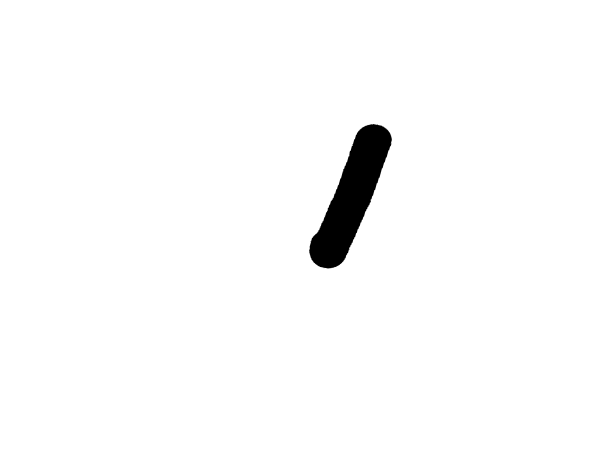
#> input picture chuso/augmented_images/augmented_images1/1/1.006.2.augmented.png, 1200 x 900 px, found by its file name (shown at 1/2 size); the run also reads 1 picture not shown here
$ python check.py
#> lines starting #> are read from the running program, lines starting #| are printed output that depends on the picture
import os
import numpy as np
import matplotlib.pyplot as plt
from PIL import Image

# ============ CẤU HÌNH ============
DATA_DIR = r"C:\Users\Admin\Desktop\xla\chuso\augmented_images\augmented_images1"
IMG_SIZE = 64

def get_classes():
    """Lấy danh sách tất cả các lớp"""
    classes = []

    # Chữ số 0-9
    for i in range(10):
        classes.append(str(i))

    # Chữ thường a-z
    for c in 'abcdefghijklmnopqrstuvwxyz':
        classes.append(c)

    # Chữ hoa A_caps - Z_caps
    for c in 'ABCDEFGHIJKLMNOPQRSTUVWXYZ':
        classes.append(f"{c}_caps")

    return classes

def check_data_quality():
    """Kiểm tra và hiển thị ảnh mẫu từ mỗi lớp"""

    CLASSES = get_classes()

    # Kiểm tra thư mục tồn tại
    print(f"Đang kiểm tra thư mục: {DATA_DIR}\n")
    if not os.path.exists(DATA_DIR):
        print(f"❌ Thư mục không tồn tại!")
        return

    # Thống kê
    print("=" * 60)
    print("THỐNG KÊ DỮ LIỆU")
    print("=" * 60)

    stats = []
    for idx, class_name in enumerate(CLASSES):
        folder = os.path.join(DATA_DIR, class_name)

        if os.path.exists(folder):
            files = [f for f in os.listdir(folder) if f.lower().endswith(('.png', '.jpg', '.jpeg'))]
            display_name = class_name[0] if '_caps' in class_name else class_name
            stats.append((display_name, class_name, len(files), folder))
            print(f"{display_name:3s} ({class_name:8s}): {len(files):4d} ảnh - {folder}")
        else:
            print(f"❌ THIẾU: {class_name}")
#> pass 2 of the loop in check_data_quality, `for idx, class_name in enumerate(CLASSES):`:

    print("=" * 60)
    print(f"Tổng số lớp tìm thấy: {len(stats)}/62")
    print("=" * 60 + "\n")

    # Hiển thị ảnh mẫu
    print("Đang hiển thị ảnh mẫu từ một số lớp...")

    # Chọn 20 lớp ngẫu nhiên để hiển thị
    sample_classes = np.random.choice(len(stats), min(20, len(stats)), replace=False)

    fig, axes = plt.subplots(4, 5, figsize=(15, 12))
    fig.suptitle('Mẫu ảnh từ các lớp khác nhau', fontsize=16, fontweight='bold')
    axes = axes.ravel()

    for plot_idx, class_idx in enumerate(sample_classes):
        display_name, class_name, count, folder = stats[class_idx]

        # Lấy ảnh đầu tiên
        files = [f for f in os.listdir(folder) if f.lower().endswith(('.png', '.jpg', '.jpeg'))]

        if files:
            img_path = os.path.join(folder, files[0])
            try:
                img = Image.open(img_path).convert('L')
                img_resized = img.resize((IMG_SIZE, IMG_SIZE))
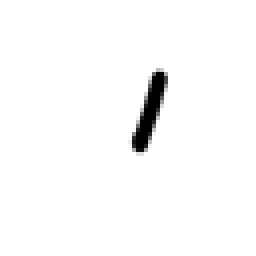
#> img_resized: PIL image 64x64 L (shown 4 times larger); min 0, max 255, mean 250

                axes[plot_idx].imshow(img_resized, cmap='gray')
                axes[plot_idx].set_title(f"'{display_name}' ({count} ảnh)", fontsize=10, fontweight='bold')
                axes[plot_idx].axis('off')

                # In thông tin chi tiết
                print(f"  ✓ Lớp '{display_name}': {img.size} -> {img_resized.size}")
#|   ✓ Lớp '1': (1200, 900) -> (64, 64)

            except Exception as e:
                axes[plot_idx].text(0.5, 0.5, 'Lỗi đọc ảnh',
                                   ha='center', va='center', fontsize=8)
                axes[plot_idx].set_title(f"'{display_name}' (LỖI)", fontsize=10, color='red')
                axes[plot_idx].axis('off')
                print(f"  ❌ Lỗi đọc '{display_name}': {e}")
#> pass 2 of the loop in check_data_quality, `for plot_idx, class_idx in enumerate(sample_classes):`:
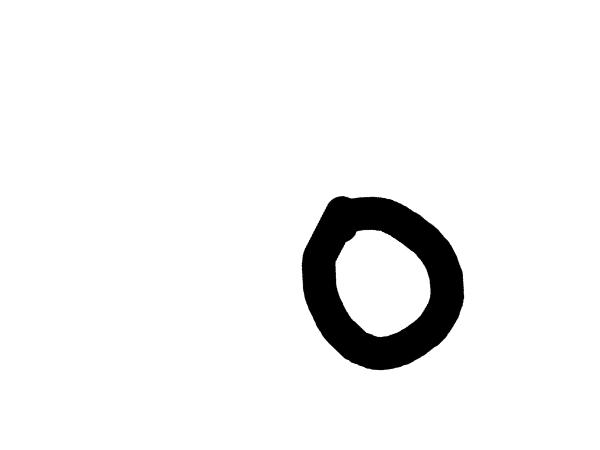
#> input picture chuso/augmented_images/augmented_images1/0/0.005.4.augmented.png, 1200 x 900 px, found by its file name (shown at 1/2 size)
#> in check_data_quality, `img_resized = img.resize((IMG_SIZE, IMG_SIZE))`:
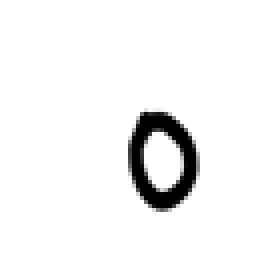
#> img_resized: PIL image 64x64 L (shown 4 times larger); min 0, max 255, mean 241.7
#|   ✓ Lớp '0': (1200, 900) -> (64, 64)

    plt.tight_layout()
    plt.savefig('data_samples.png', dpi=150, bbox_inches='tight')
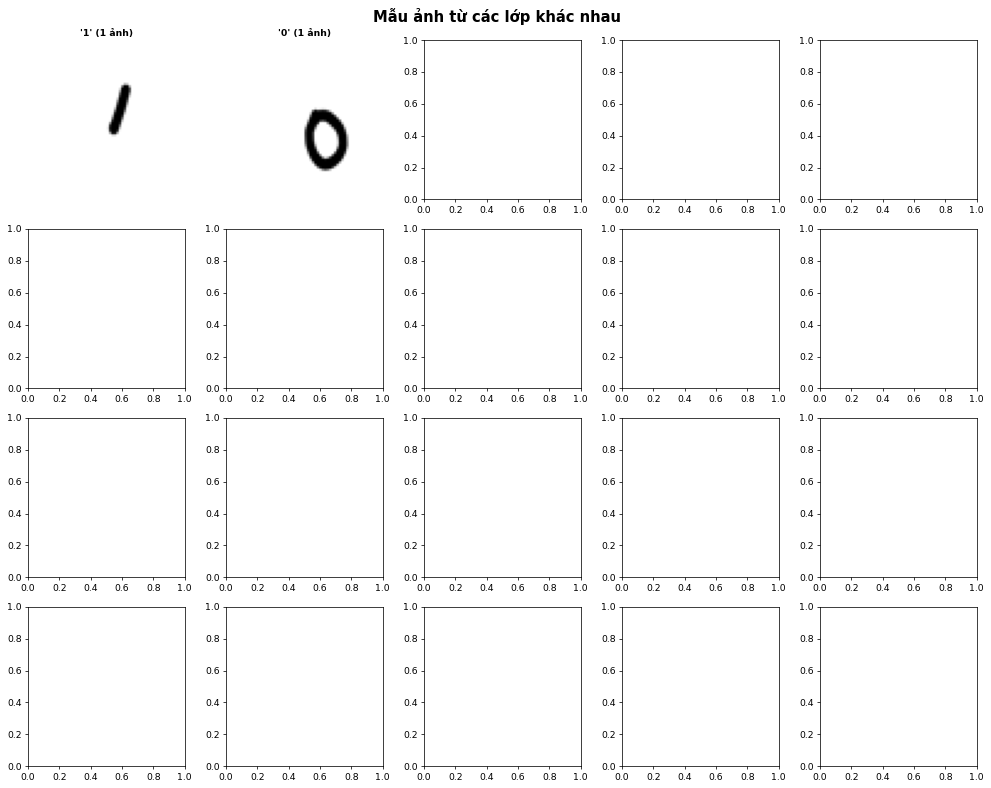
#> figure drawn by matplotlib, 2 panels
    print(f"\n✓ Đã lưu ảnh mẫu vào: data_samples.png")
    plt.show()

    # Kiểm tra phân bố số lượng
    counts = [s[2] for s in stats]
    print(f"\n📊 PHÂN BỐ SỐ LƯỢNG ẢNH:")
    print(f"   - Trung bình: {np.mean(counts):.0f} ảnh/lớp")
    print(f"   - Min: {np.min(counts)} ảnh")
    print(f"   - Max: {np.max(counts)} ảnh")
    print(f"   - Độ lệch chuẩn: {np.std(counts):.1f}")

    if np.std(counts) > 100:
        print(f"\n⚠️  CẢNH BÁO: Dữ liệu không cân bằng! (độ lệch chuẩn cao)")

    # Kiểm tra kích thước ảnh
    print(f"\n🔍 KIỂM TRA KÍCH THƯỚC ẢNH GỐC:")
    sizes = {}
    for display_name, class_name, count, folder in stats[:5]:  # Kiểm tra 5 lớp đầu
        files = [f for f in os.listdir(folder) if f.lower().endswith(('.png', '.jpg', '.jpeg'))]
        for file in files[:3]:  # Kiểm tra 3 ảnh đầu
            try:
                img = Image.open(os.path.join(folder, file))
#> img is the input picture: PIL image 1200x900 RGB; min 0, max 255, mean 241.7
                size_key = f"{img.size[0]}x{img.size[1]}"
#> size_key = '1200x900'
                sizes[size_key] = sizes.get(size_key, 0) + 1
            except:
                pass
#> pass 2 of the loop in check_data_quality, `for display_name, class_name, count, folder in stats[:5]:`:
#> in check_data_quality, img is the input picture: PIL image 1200x900 RGB; min 0, max 255, mean 250

    print("   Các kích thước phổ biến:")
    for size, count in sorted(sizes.items(), key=lambda x: x[1], reverse=True):
        print(f"   - {size}: {count} ảnh")

if __name__ == "__main__":
    check_data_quality()
